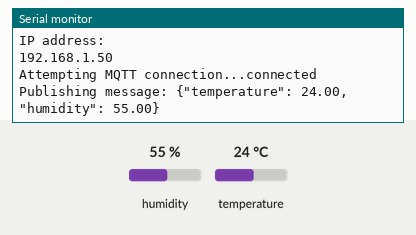
Simulated run of this sketch. Board: ESP32. Shown: the last lines printed to the serial monitor. The test bench sets the inputs (shaded band); at power-on: humidity 55 %, temperature 24 °C. WiFi joins after 1.5 s; servers stay silent unless stated; no MQTT or app messages arrive unless stated.

Above: at 2.7 s.
2.8 s: humidity set to 22 %
At 4.8 s:
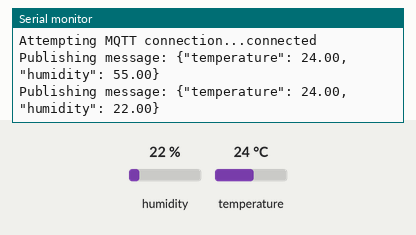
5.5 s: temperature set to 12 °C
At 6.6 s:
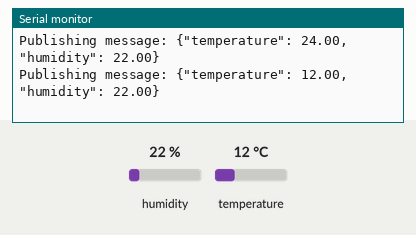
8.2 s: humidity set to 40 %
At 10.1 s:
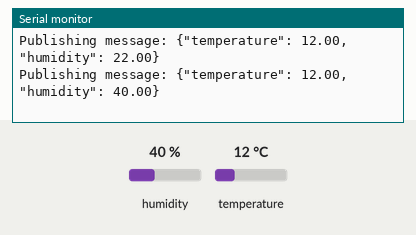
Timing chart, 0 to 11.6 s (numbered marks = the images above; inputs shaded):
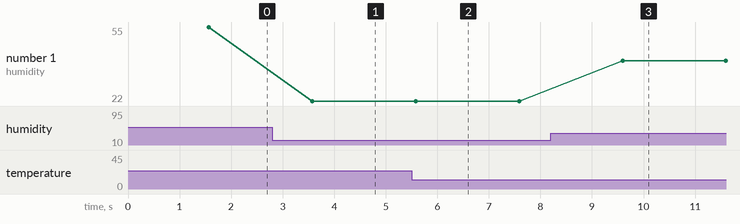

Measured:
- after the input at 2.8 s, the serial monitor: prints a new line after 0.78 s (image 1)
- after the input at 5.5 s, the serial monitor: prints a new line after 0.08 s (image 2)
- after the input at 8.2 s, the serial monitor: prints a new line after 1.4 s (image 3)
- plotted number 1: 55 → 22 after the input at 2.8 s, 22 → 40 after the input at 8.2 s

The sketch:

code.ino
```cpp
#include <WiFi.h>  // Use <ESP8266WiFi.h> for ESP8266
#include <PubSubClient.h>
#include <DHT.h>

// MQTT server details
const char* mqtt_server = "broker.mqttdashboard.com";  // Or your local Mosquitto broker IP
const int mqtt_port = 1883;
const char* mqtt_topic = "iot/weather";

// DHT sensor setup
#define DHTPIN 15        // DHT sensor pin
#define DHTTYPE DHT22    // DHT22 sensor type
DHT dht(DHTPIN, DHTTYPE);

// MQTT client setup
WiFiClient espClient;
PubSubClient client(espClient);

void setup_wifi() {
  delay(10);
  Serial.println();

  WiFi.begin("Wokwi-GUEST", "", 6);

  while (WiFi.status() != WL_CONNECTED) {
    delay(500);
    Serial.print(".");
  }

  Serial.println("");
  Serial.println("WiFi connected");
  Serial.println("IP address: ");
  Serial.println(WiFi.localIP());
}

void reconnect() {
  while (!client.connected()) {
    Serial.print("Attempting MQTT connection...");
    // Attempt to connect
    if (client.connect("ESP8266Client")) {
      Serial.println("connected");
    } else {
      Serial.print("failed, rc=");
      Serial.print(client.state());
      Serial.println(" try again in 5 seconds");
      delay(5000);
    }
  }
}

void setup() {
  Serial.begin(115200);
  setup_wifi();
  client.setServer(mqtt_server, mqtt_port);
  dht.begin();
}

void loop() {
  if (!client.connected()) {
    reconnect();
  }
  client.loop();

  // Reading temperature and humidity from DHT22
  float temp = dht.readTemperature();
  float humidity = dht.readHumidity();

  // Check if any reads failed
  if (isnan(temp) || isnan(humidity)) {
    Serial.println("Failed to read from DHT sensor!");
    return;
  }

  // Create JSON payload
  String payload = "{\"temperature\": ";
  payload += String(temp);
  payload += ", \"humidity\": ";
  payload += String(humidity);
  payload += "}";

  // Publish the message
  Serial.print("Publishing message: ");
  Serial.println(payload);
  client.publish(mqtt_topic, (char*) payload.c_str());

  delay(2000);  // Wait before sending next update
}
```
